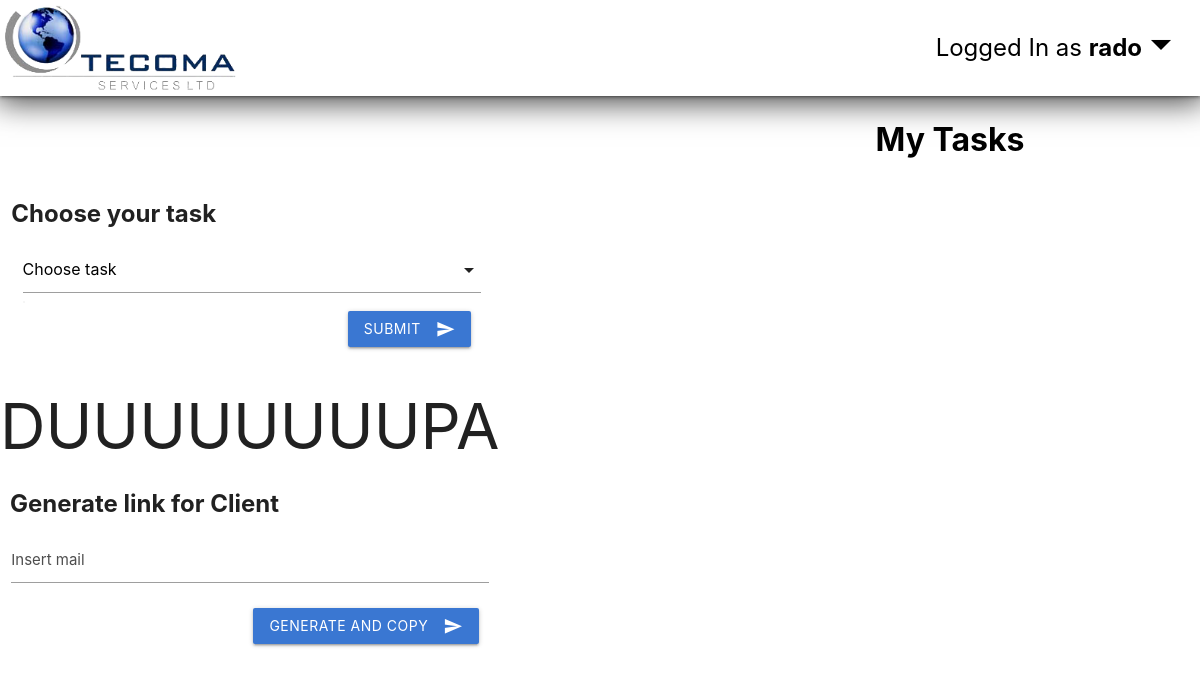
The app's page /menu.php (signed in), older data.
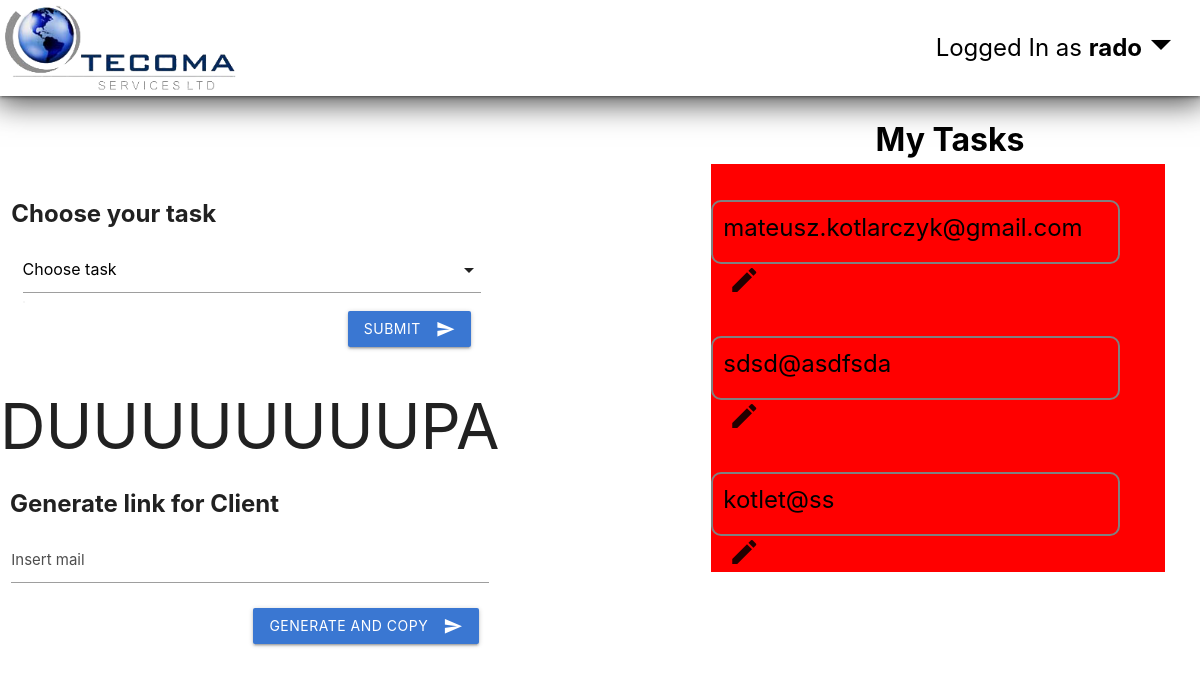
The same page, newer data.
### tables this page shows
CREATE TABLE `emails` (
  `group_id` varchar(64) NOT NULL,
  `email` varchar(64) NOT NULL,
  `user` varchar(64) NOT NULL
);

### config/conf.php (called while the page is built, shortened)
<?php
$users_table = "users";
$emails_table = "emails";
?>

### menu.php (the view, shortened to what this page needs)
<!DOCTYPE html>
<html lang="en">
  <head>
    <link type="text/css" rel="stylesheet" href="materialize/css/materialize.min.css"  media="screen,projection"/>
    <link rel="stylesheet" type="text/css" href="css/main.css"/>
  </head>
  <body>
<?php
require_once 'config/conf.php';
?>
<div class="kontener row">
  <div class="banner" style="position: relative; height: 12vh; width: 100%; display: inline-block; background-color: white; box-shadow: 1px 2px 30px 4px rgba(0,0,0,0.75);">
    <img src="tecomalogo.png" style="height: 12vh; padding: 5px; float: left;"/>
  <nav style="height: 12vh;">
    <div class="tak">
      <ul class="right">
        <li><a class="dropdown-trigger" href="#!" data-target="dropdown1" style="height: 12vh; color: black; font-size: 3vh; display: table-cell; vertical-align: middle;"><span class="hide-on-small-only" >Logged In as <b><?php echo $_SESSION['user'] ?></b></span><i class="material-icons right" style="margin-left: -5px;font-size: 6vh;">arrow_drop_down</i></a></li>
      </ul>
    </div>
  </nav>
  <div class="">
                  <?php
                    $usery = clsUsr();
                  ?>
  <div class="formx col s12 m6 left" style="height:auto; overflow:hidden;">
    <span style="font-size: 3vh;"><b>Choose your task</b></span>
    <form class="col s12" style="" action="form.php" method="GET" ENCTYPE="multipart/form-data">
      <div class="row" style="">
        <div class="input-field col s12 m10">
          <select name="l" required>
            <option value="" disabled selected>Choose task</option>
            <?php
              if(dbTskEmail($_SESSION['user']) != "n"){
                foreach(dbTskEmail($_SESSION['user']) as $rec){
                  echo '<option value="'.$rec[0].'">'.$rec[1].'</option>';
                }
              }
            ?>
          </select>
          <div class="submit" style="padding: 10px; display: inline-block; height: auto; float: right;">
            <button class="btn waves-effect waves-light" type="submit" name="action" style="background-color: #3a77d2;">Submit
            <i class="material-icons right">send</i>
            </button>
          </div>
        </div>
      </div>
    </form>
    <div class="row">
      <h1>DUUUUUUUUPA</h1>
      <span style="padding-left: 10px; font-size: 3vh;"><b>Generate link for Client</b></span>
      <form method="POST" action="">
        <div class="email input-field inline col s12 m10">
          <input value="" name="email" id="email" type="email" class="validate" required/>
          <label class="active mail" for="email">Insert mail</label>
          <div class="submit" style="padding: 10px; display: inline-block; height: auto; float: right;">
            <button class="btn waves-effect waves-light generate" type="submit" name="action" style="background-color: #3a77d2;">Generate and Copy
            <i class="material-icons right">send</i>
            </button>
          </div>
        </div>
      </form>
    </div>
  </div>
  <div class="rightpanel col s5 right" style="height: 80vh; overflow: scroll">
    <div class="rightbanner"><b>My Tasks</b></div>
    <div class="rightcon">
      <?php
      if(dbTskEmail($_SESSION['user']) != "n"){
        foreach(dbTskEmail($_SESSION['user']) as $rec){
          echo '<div class="tasksdiv"><a class="taskslist2" href="form.php?l='.$rec[0].'"><div class="taskslist">';
          echo $rec[1].' '.'</div></a><i class="assign material-icons right" value='.$rec[0].'>edit</i></div>';
        }
      }
      ?>
    </div>
  </div>
</div>
<?php
function dbTskEmail($user){
  global $db, $emails_table;
  $sql = "SELECT group_id, email FROM $emails_table WHERE user='$user'";
  $result = $db->query($sql);
  if(mysqli_num_rows($result)===0){
    return "n";
  }
  else{
    while($row = $result -> fetch_array()){
  	  $wynik[] = $row;
  	}
    return $wynik;
  }
}
function clsUsr(){
  global $db, $users_table;
  $sql = "SELECT username FROM $users_table";
  $result = $db->query($sql);
	while($row = $result -> fetch_array()){
	  $wynik[] = $row;
	}
  return $wynik;
}
 ?>
 </body>
</html>

### css/main.css (style rules this page uses)
body { background-color: white; }
a { text-decoration: none; color: black; }
input[type=text] + label, input[type=password] + label, input[type=email] + label { color: rgb(78, 78, 78); }
nav { background-color: white; }
.rightpanel { margin-top: 20px; }
.rightbanner { color: black; font-size: 4vh; width: 100%; text-align: center; }
.taskslist { height: 8vh; font-size: 3vh; width: 90%; padding-top: 1vh; padding-left: 10px; border: 2px solid grey; border-radius: 10px; }
.tasksdiv { height: auto; font-size: 3vh; width: 95%; background-color: red; }
.taskslist2 { padding: 2px; }
.formx { margin-top: 100px; }
.assign { font-size: 4vh; position: absolute; }

Row changes from the older to the newer data that the page shows:
added emails: email "mateusz.kotlarczyk@gmail.com"
added emails: email "sdsd@asdfsda"
added emails: email "kotlet@ss"
